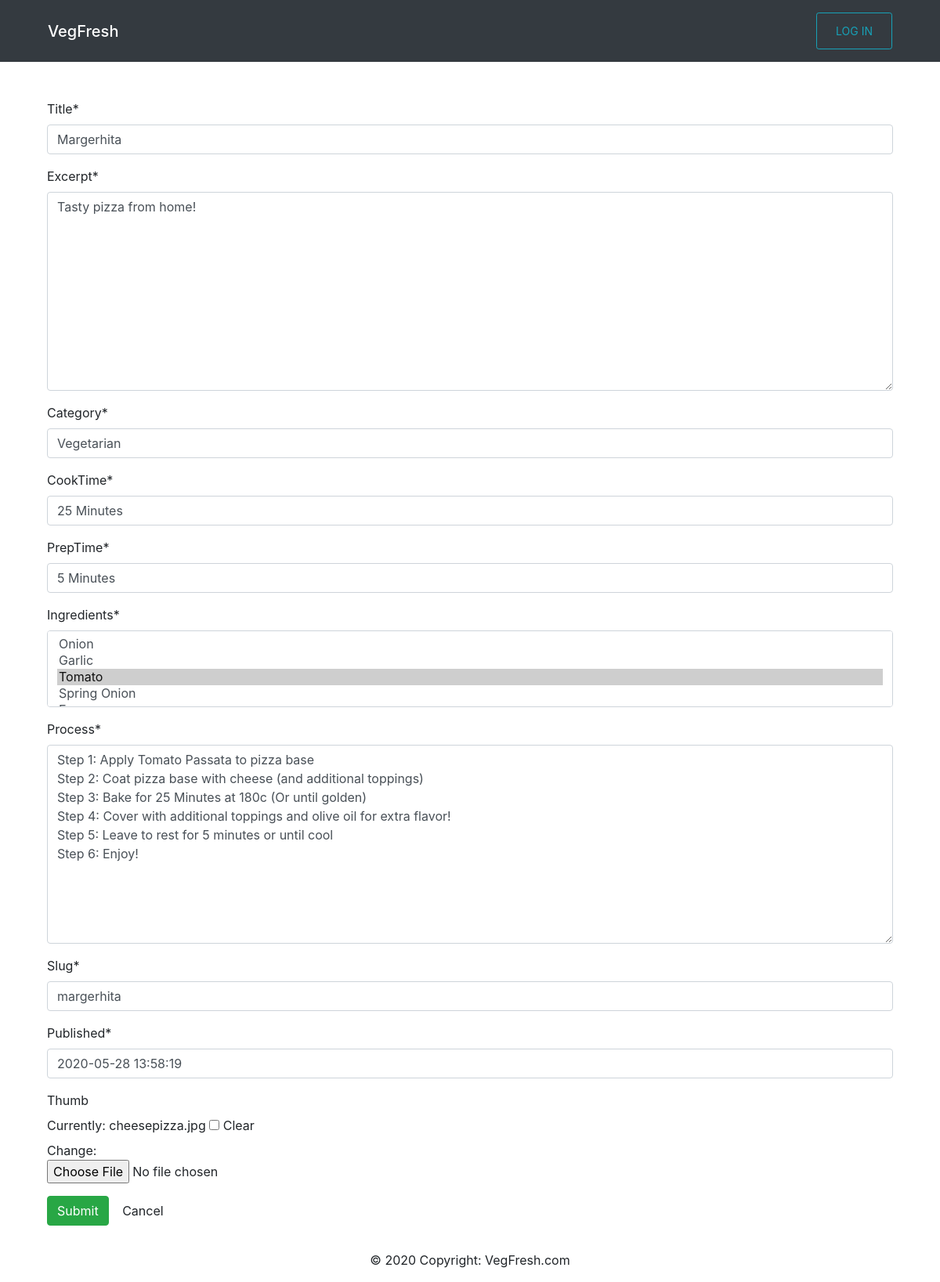
The page /edit/3/ on the database its author committed.
### core/models.py (models this page shows, shortened)
class Core(models.Model):
    title = models.CharField(max_length=200)
    excerpt = models.TextField(null=True)
    category = models.CharField(max_length=10)
    cookTime = models.CharField(max_length=20)
    prepTime = models.CharField(max_length=20)
    ingredients = models.ManyToManyField(Ingredient)
    process = models.TextField(null=True)
    slug = models.SlugField(max_length=100, unique=True)
    updated = models.DateTimeField(auto_now=True)
    published = models.DateTimeField(default=timezone.now)
    thumb = models.ImageField(default='default.png', blank=True)
    class Meta:
        ordering = ['-published']

### core/views.py (the view)
# urls.py: path('edit/<int:pk>/', views.EditView.as_view(), name='edit'),
class EditView(UpdateView):
    model = Core
    template_name = 'core/edit.html'
    fields = '__all__'
    pk_url_kwarg = 'pk'
    success_url = reverse_lazy('core:posts')

### core/models.py (called while the page is built)
    def __str__(self):
        return self.IngName

### templates/core/edit.html (shortened to what this page needs)
{% extends 'core/base.html' %}
{% load crispy_forms_tags %}
{% block content %}
<div class="container pt-5">
    <form method="post" class="bootstrap4" novalidate>
        {% for field in form.visible_fields %}
        <div class="form-group">
            {{ field|as_crispy_field }}
        </div>
        {% endfor %}
        <div class="form-group">
            <button type="submit" class="btn btn-success">
                 Submit
            </button>
            <a href="{% url 'core:posts' %}" class="btn btn-default">Cancel</a>
        </div>
    </form>
</div>
{% endblock %}

### static/CSS/Navbar/style.css (style rules this page uses)
a { color:inherit !important; text-decoration: none !important; }

### rows shown on the page
Core: visible_fields "Margerhita" "Tasty pizza from home!" "Vegetarian" "25 Minutes" "5 Minutes" "Step 1: Apply Tomato Passata to pizza base Step 2: Coat pizza base with cheese (and additional toppings) Step 3: Bake for 25 Minutes at 180c (Or until golden) Step 4: Cover with additional toppings and olive oil for extra flavor! Step 5: Leave to rest for 5 minutes or until cool Step 6: Enjoy!" "margerhita" "2020-05-28 13:58:19"
